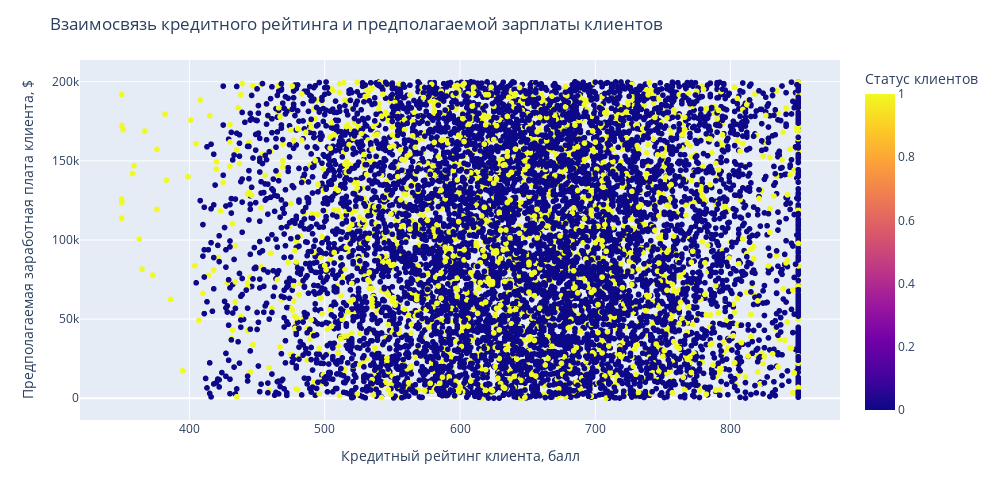

Notebook code cell kept with this figure:
### Markdown cell above
9.5. Взаимосвязь кредитного рейтинга клиента и его предполагаемой зарплаты.

### Code cell
#строим график
fig = px.scatter(
    data_frame=churn_data, #датафрейм
    x='CreditScore', #ось абсцисс
    y='EstimatedSalary', #ось ординат
    color='Exited', #расцветка в зависимости от статуса клиента
    labels={'Exited':'Статус клиентов'},
    height=500, #высота
    width=1000 #ширина
)
# оформим подписи координатных осей и заголовок
fig.update_layout(title='Взаимосвязь кредитного рейтинга и предполагаемой зарплаты клиентов',
                  xaxis_title='Кредитный рейтинг клиента, балл',
                  yaxis_title='Предполагаемая заработная плата клиента, $')
fig.show()

### Figure 1 — Plotly figure (JSON) as saved in the notebook; plotly's stock layout.template omitted (floating-point values rounded to 4 significant figures; data arrays with more than 128 entries replaced by an {"elided": "..."} marker saying what was removed)
{"data": [{"hovertemplate": "CreditScore=%{x}<br>EstimatedSalary=%{y}<br>Статус клиентов=%{marker.color}<extra></extra>", "legendgroup": "", "marker": {"color": {"elided": "10000 int values"}, "coloraxis": "coloraxis", "symbol": "circle"}, "mode": "markers", "name": "", "showlegend": false, "type": "scattergl", "x": {"elided": "10000 int values"}, "xaxis": "x", "y": {"elided": "10000 float values"}, "yaxis": "y"}], "layout": {"coloraxis": {"colorbar": {"title": {"text": "Статус клиентов"}}, "colorscale": [[0, "#0d0887"], [0.1111, "#46039f"], [0.2222, "#7201a8"], [0.3333, "#9c179e"], [0.4444, "#bd3786"], [0.5556, "#d8576b"], [0.6667, "#ed7953"], [0.7778, "#fb9f3a"], [0.8889, "#fdca26"], [1, "#f0f921"]]}, "height": 500, "legend": {"tracegroupgap": 0}, "margin": {"t": 60}, "title": {"text": "Взаимосвязь кредитного рейтинга и предполагаемой зарплаты клиентов"}, "width": 1000, "xaxis": {"anchor": "y", "domain": [0, 1], "title": {"text": "Кредитный рейтинг клиента, балл"}}, "yaxis": {"anchor": "x", "domain": [0, 1], "title": {"text": "Предполагаемая заработная плата клиента, $"}}}}
